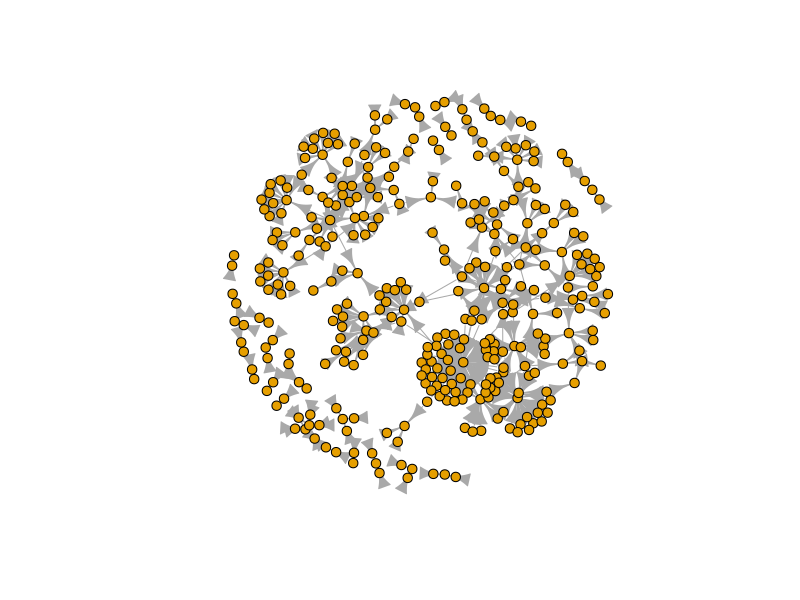

The R script that drew this image:
## ---- chunk 1
library(readr)
library(igraph)

## ---- chunk 2

edges <- read_csv("network/edges.csv")



nodes <- read_csv("network/nodes.csv")

## ---- chunk 3
g <- graph_from_data_frame(d = edges, vertices = nodes, directed = TRUE)

## ---- chunk 4
g
summary(g)

V(g)$name  
E(g)$weight 

## ---- chunk 5
plot(g, vertex.size=5, vertex.label=NA)

## ---- chunk 6
head(V(g)$name) 
head(E(g))        

